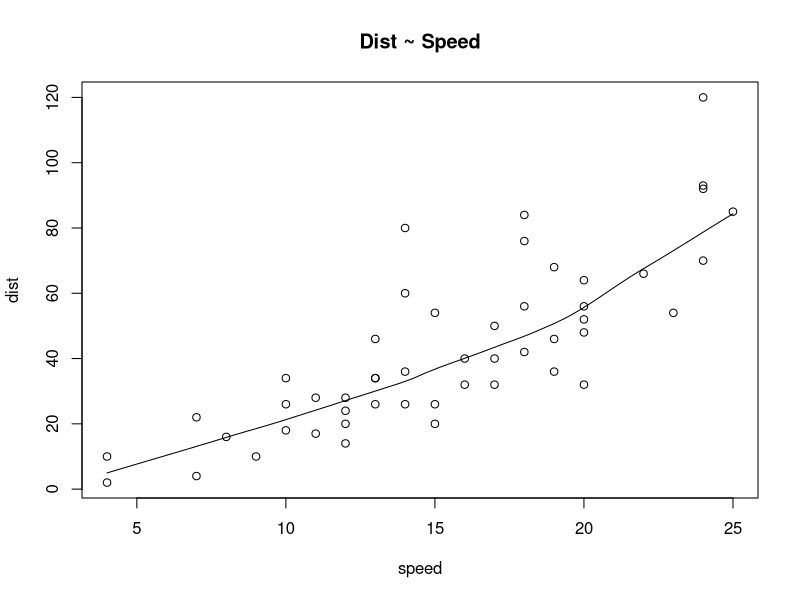
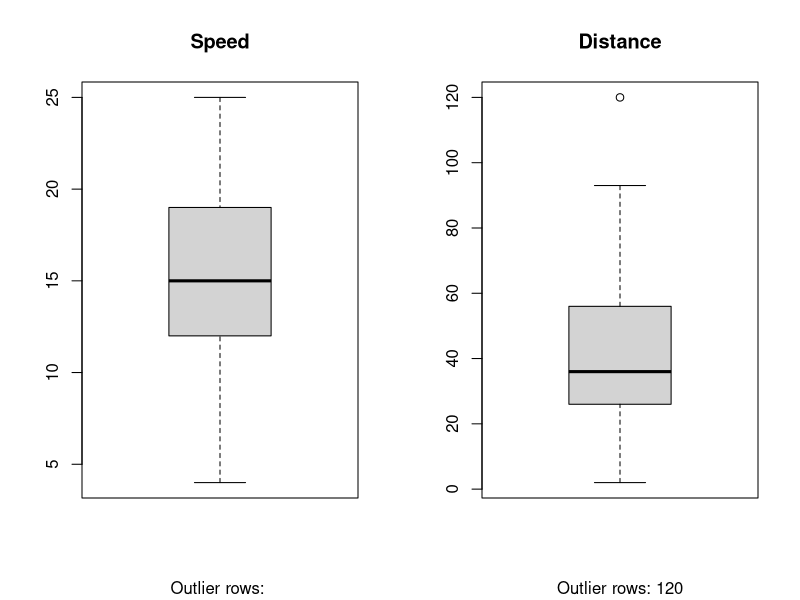
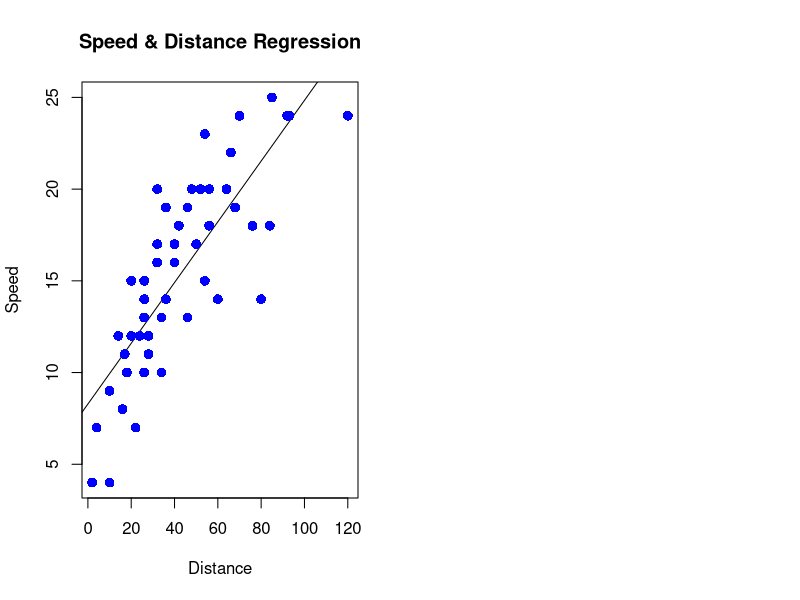

The R source for these figures, in order:
## ---- chunk 1
head(cars)

## ---- chunk 2
attach(cars)
scatter.smooth(speed,dist,main="Dist ~ Speed")
## ---- chunk 3
par(mfrow=c(1,2))
boxplot(speed,main="Speed",sub=paste("Outlier rows:",boxplot.stats(speed)$out))
boxplot(dist,main="Distance",sub=paste("Outlier rows:",boxplot.stats(dist)$out))
## ---- chunk 4
LinearMod <- lm(dist ~ speed, data = cars)
print(LinearMod)
## ---- chunk 5
print(summary(LinearMod))
## ---- chunk 6
plot(dist,speed,col = "blue",main="Speed & Distance Regression",abline(lm(speed ~ dist)),cex = 1.3,pch=16,xlab ="Distance",ylab = "Speed")
